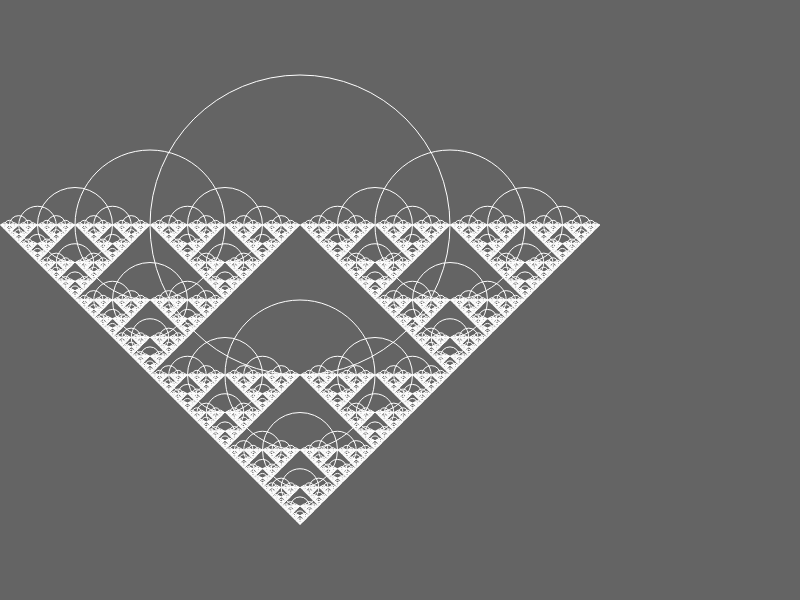
Frame 1 (no input)
Frame 2 (the mouse pressed at the canvas centre, redrawn once): identical to frame 1, image omitted

The p5.js sketch that drew this single still picture (run headless with seeded random() and noise() and a simulated clock; the mouse was pressed at the canvas centre and the sketch redrawn once):

// p5.js sketch
// ── sketch.js
function setup() {
  createCanvas(800, 600);
}

function draw() {
  background(100);
  stroke(255);
  noFill();
  drawCircle(300, (height/8)*3, 300);
	noLoop();
}

function drawCircle(x, y, d) {

  ellipse(x, y, d);
  //square(x,y,d);
	if (d > 2) {

		drawCircle(x + d * 0.5, y, d * 0.5);
		drawCircle(x - d * 0.5, y, d * 0.5);



    drawCircle(x , y + d * 0.5, d * 0.5);
    //drawCircle(x , y - d * 0.5, d * 0.25);






		//drawCircle(x, y + d * 0.5, d * 0.5);

	}


}
